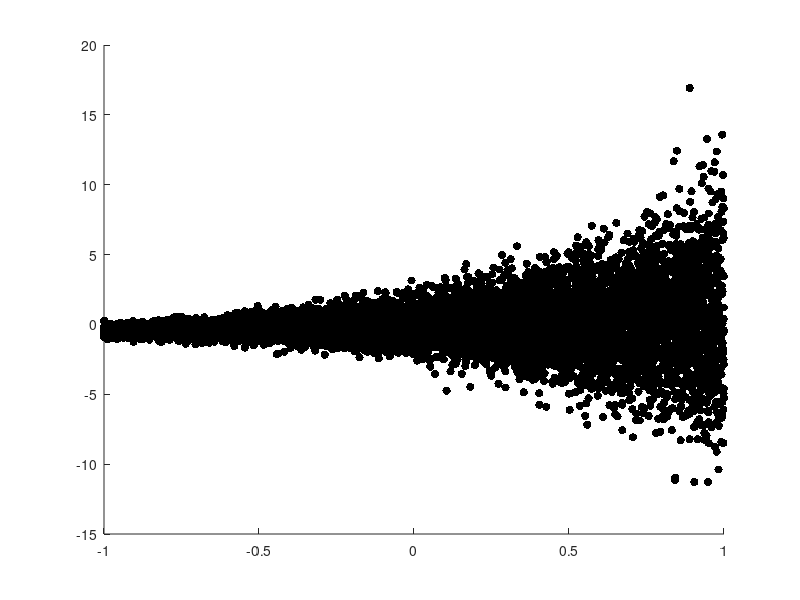

Write the MATLAB code that produced this figure. (Note: this script raises an error after producing the figure.)
% Exercise - Understanding the method of paired bootstrap

%% 1. Aim of the exercise
% To learn about the method of paired bootstrap.

%% 2. Theory
% Refer to the accompanying PDF file for the theory.

%% 3. Set values for the parameters of the simulation

% 3.1. Clear the memory
clear;

% 3.2. Set the number of simulations as the number of bootstrap samples
N_sim = 5000;

%% 4. Generate population data

% 4.1. Set the population size
N_obs_pop = 10000;

% 4.2. Generate data for the independent variable
X_pop = [random('Uniform',-1,1,[N_obs_pop 1])];

% 4.3. Heteroskedasticity parameter 
Gamma = 1.5; 

% 4.4. Generate error
u_pop = random('Normal',0,exp(X_pop*Gamma),[N_obs_pop 1]);

% 4.5. Set true beta of the model
B_true = 0.5; 

% 4.6. Generate y
y_pop = X_pop*B_true+u_pop;

% 4.7. Create the population (paired) data
data_pop = [y_pop X_pop];

%% 5. Plot the scatter diagram and the OLS fitted line
figure;
scatter(X_pop,y_pop,'filled','MarkerFaceColor','black');
hold on
h = lsline;
set(h,'Color','blue','LineWidth',2);
xlabel('X');
ylabel('y');
title('Fig. 1. Simulated heteroskedastic data');
hold off;

%% 6. Generate sample data

% 6.1. Set the sample size
N_obs_sample = 500;

% 6.2. Draw a sample from the population
data_sample = datasample(data_pop,N_obs_sample,'Replace',false);

%% 7. Draw (bootsrap) samples from the sample 

% 7.1. Preallocate vector to store coefficient estimates
B_hats_data_samples_boot = NaN(N_sim,1);

% 7.2. Draw samples from the sample and compute the coefficient estimate each time 
for i = 1:N_sim
    data_samples_boot = datasample(data_sample,N_obs_sample,'Replace',true);
    y = data_samples_boot(:,1);
    X = data_samples_boot(:,2);
    LSS = exercisefunctionlss(y,X); 
    B_hats_data_samples_boot(i) = LSS.B_hat(1,1); 
end

%% 8. Draw samples from the population

% 8.1. Preallocate vector to store coeficient estimates
B_hats_data_samples_pop = NaN(N_sim,1);

% 8.2. Draw samples from the population and compute the coefficient estimate each time
for i = 1:N_sim
    data_samples_pop = datasample(data_pop,N_obs_sample,'Replace',false);
    y = data_samples_pop(:,1);
    X = data_samples_pop(:,2);
    LSS = exercisefunctionlss(y,X); 
    B_hats_data_samples_pop(i) = LSS.B_hat(1,1); 
end

%% 9. Plot the estimated PDFs
figure;
hold on
ksdensity(B_hats_data_samples_boot,'function','pdf');
ksdensity(B_hats_data_samples_pop,'function','pdf');
xline(B_true,'Color','black');
ylabel('Density');
xlabel('B\_hat');
legend('Bootstrap sampling','Population sampling','B\_true');
title('Fig. 2. PDF comparison: bootstrap B\_hat vs. population sample B\_hat');
hold off;

%% 10. Plot the estimated CDFs
figure;
hold on
ksdensity(B_hats_data_samples_boot,'function','cdf');
ksdensity(B_hats_data_samples_pop,'function','cdf');
ylabel('Cumulative distribution');
xlabel('B\_hat');
legend('Bootstrap sampling','Population sampling');
title('Fig. 3. CDF comparison: bootstrap B\_hat vs. population sample B\_hat');
hold off
